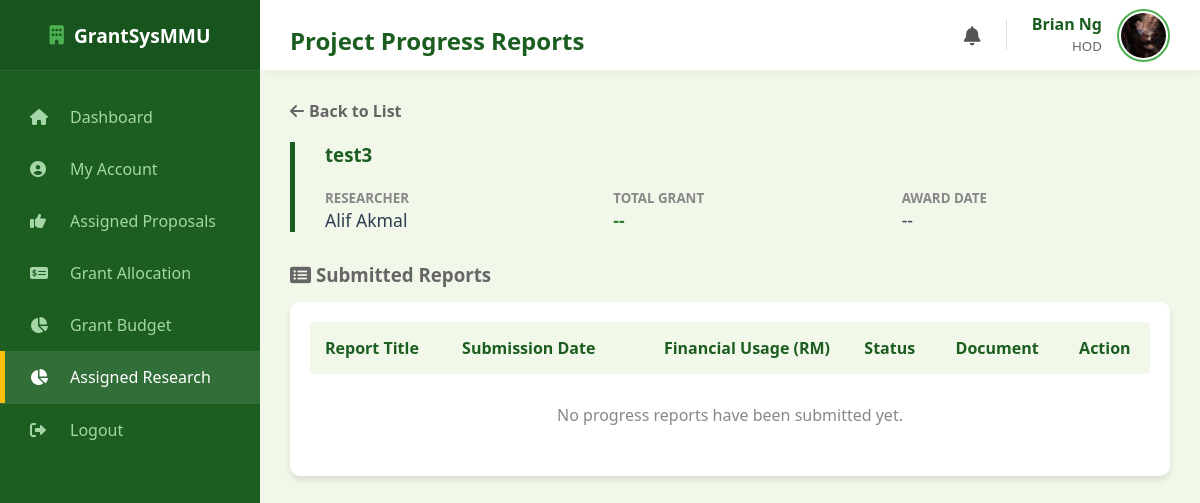
The page /hod/assigned_research/progress/4 (signed in) on the database as committed earlier.
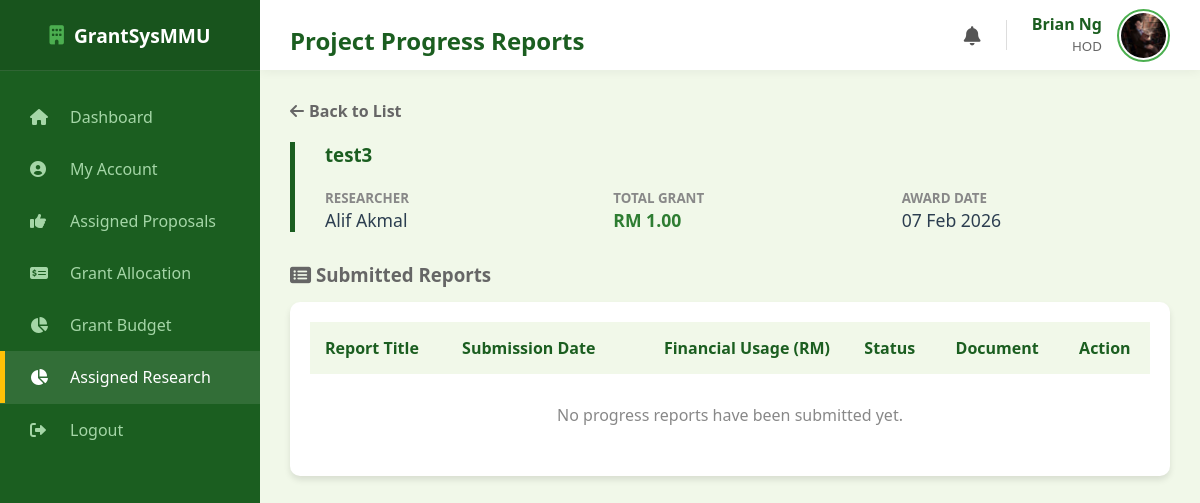
The same page on the database as committed later.
### models.py (models this page shows)
class Grant(db.Model):
    __tablename__ = "grant"
    grant_id = db.Column(db.Integer, primary_key=True)
    grant_amount = db.Column(db.Float, nullable=False)
    award_date = db.Column(db.DateTime, default=malaysia_now)
    proposal_id = db.Column(
        db.Integer, db.ForeignKey("proposal.proposal_id"), nullable=False
    )
    proposal = db.relationship(
        "Proposal", backref=db.backref("grant_award", uselist=False)
    )

### routes/hod_routes.py (the view)
@hod_bp.route("/hod/assigned_research/progress/<int:proposal_id>")
def hod_view_progress_reports(proposal_id):
    if session.get("role") != "HOD":
        return redirect(url_for("hod.hod_login"))
    proposal = Proposal.query.get_or_404(proposal_id)
    user = User.query.get(session["user_id"])
    current_hod = HOD.query.filter_by(mmu_id=user.mmu_id).first()
    if not current_hod or proposal.assigned_hod_id != current_hod.hod_id:
        flash("Error: Access Denied.", "error")
        return redirect(url_for("hod.hod_assigned_research"))
    reports = (
        ProgressReport.query.filter_by(proposal_id=proposal_id)
        .order_by(ProgressReport.submission_date.desc())
        .all()
    )
    return render_template(
        "hod_view_progress_reports.html", proposal=proposal, reports=reports, user=user
    )

### main.py (called while the page is built)
@app.context_processor
def inject_notifications():
    if "user_id" in session:
        unread = Notification.query.filter_by(recipient_id=session["user_id"], is_read=False).count()
        return dict(unread_notifications=unread)
    return dict(unread_notifications=0)

### templates/hod_view_progress_reports.html (shortened to what the changed rows need)
<!DOCTYPE html>
<html lang="en">
<head>
    <link rel="stylesheet" type="text/css" href="{{ url_for('static', filename='style.css') }}">
    <link rel="stylesheet" href="https://cdnjs.cloudflare.com/ajax/libs/font-awesome/6.0.0/css/all.min.css">
</head>
<body>
    <div class="dashboard-container">
        <div class="main-content">
            <div class="top-bar">
                <h2>Project Progress Reports</h2>
            </div>
            <div class="content-wrapper">
                <div class="section-card" style="margin-bottom: 30px; border-left: 5px solid #1b5e20;">
                    <div style="display: grid; grid-template-columns: 1fr 1fr 1fr; gap: 20px; margin-top: 15px; margin-left: 30px;">
                        <div>
                            <small style="color: #888; font-weight: bold;">TOTAL GRANT</small>
                            <div style="font-size: 1.1rem; color: #2e7d32; font-weight: bold;">
                                {% if proposal.grant_award %}
                                RM {{ "{:,.2f}".format(proposal.grant_award.grant_amount) }}
                                {% else %}
                                --
                                {% endif %}
                            </div>
                        </div>
                        <div>
                            <small style="color: #888; font-weight: bold;">AWARD DATE</small>
                            <div style="font-size: 1.1rem;">
                                {% if proposal.grant_award %}
                                {{ proposal.grant_award.award_date.strftime('%d %b %Y') }}
                                {% else %}
                                --
                                {% endif %}
                            </div>
                        </div>
                    </div>
                </div>
                <div class="table-card">
                    <table style="width: 100%; border-collapse: collapse;">
                        <thead>
                            <tr style="background: #f1f8e9; color: #1b5e20;">
                                <th style="padding: 15px; text-align: left;">Report Title</th>
                                <th style="padding: 15px; text-align: left;">Submission Date</th>
                                <th style="padding: 15px; text-align: right;">Financial Usage (RM)</th>
                                <th style="padding: 15px; text-align: center;">Status</th>
                                <th style="padding: 15px; text-align: center;">Document</th>
                                <th style="padding: 15px; text-align: center;">Action</th>
                            </tr>
                        </thead>
                    </table>
                </div>
            </div>
        </div>
    </div>
</body>
</html>

Rows that differ between the two databases and show on the page:
added Grant: grant_award.grant_amount "1.00", grant_award.award_date "07 Feb 2026"
Other text that changed with them:
text now shown: "RM"
